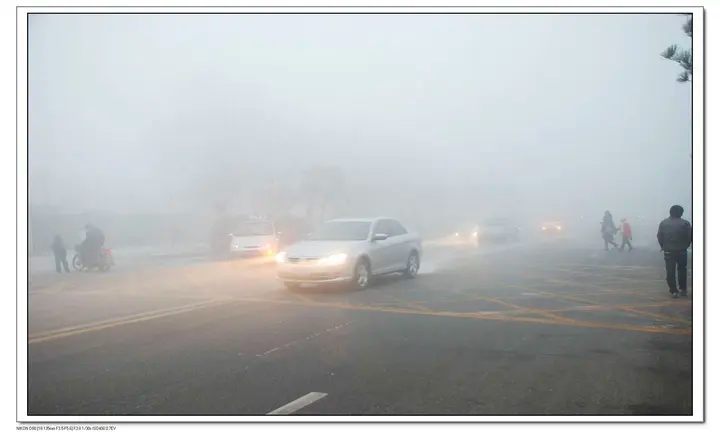
#> input picture studentNo_122106010768/fog.jpg, 720 x 435 px
$ jupyter execute OTSU_and_Iteration.ipynb
#> lines starting #> are read from the running program, lines starting #| are printed output that depends on the picture; after the words box and inside, x2 and y2 are one past the last pixel; in counts of white or black regions, pixels touching at a corner belong together
[cell 1]
#  姓名：王安文
#  学号：122106010768
#  作业名：阈值分割实验
#  课程：图像分析基础
#  作业实现内容：实现大律法OTSU和迭代法阈值分割
import numpy as np
import cv2 as cv
import matplotlib.pyplot as plt
import time
# OTSU算法的实现
def otsu(img_gray, GrayScale):
#> called with GrayScale = 256
    start_time =time.time()  # 记录开始时间
    height = img_gray.shape[0]
#> height = 435
    width = img_gray.shape[1]
#> width = 720
    result = np.zeros(img_gray.shape, np.uint8) # 存储阈值分割结果
    img_gray = np.array(img_gray).ravel().astype(np.uint8)
    u1=0.0#背景像素的平均灰度值
    u2=0.0#前景像素的平均灰度值
    th=0.0
    # 总的像素数目
    PixSum=img_gray.size
#> PixSum = 313200
    # 各个灰度值的像素数目
    PixCount=np.zeros(GrayScale)
    # 各灰度值所占总像素数的比例
    PixRate=np.zeros(GrayScale)
    # 统计各个灰度值的像素个数
    for i in range(PixSum):
        #  默认灰度图像的像素值范围为GrayScale
        Pixvalue=img_gray[i]
        PixCount[Pixvalue]=PixCount[Pixvalue]+1
#> this loop made 313200 passes
#> Pixvalue on passes 1 to 3: 254, 254, 254
#> after the loop, PixCount = 256 values, max 17266 at index 255, min 0 at index 0, mean 1223.4

    # 确定各个灰度值对应的像素点的个数在所有的像素点中的比例。
    for j in range(GrayScale):
        PixRate[j]=PixCount[j]*1.0/PixSum
#> after the loop, PixRate = 256 values, max 0.0551 at index 255, min 0 at index 0, mean 0.00391
    Max_var = 0
    # 确定最大类间方差对应的阈值
    for i in range(1,GrayScale):#从1开始是为了避免w1为0.
        u1_tem=0.0
        u2_tem=0.0
        #背景像素的比列
        w1=np.sum(PixRate[:i])
        #前景像素的比例
        w2=1.0-w1
        if w1==0 or w2==0:
            pass
        else:#背景像素的平均灰度值
            for m in range(i):
                u1_tem=u1_tem+PixRate[m]*m
            u1 = u1_tem * 1.0 / w1
             #前景像素的平均灰度值
            for n in range(i,GrayScale):
                u2_tem = u2_tem + PixRate[n]*n
            u2 = u2_tem / w2
            #G=w1*w2*(u1-u2)**2
            tem_var=w1*w2*np.power((u1-u2),2)
            #判断当前类间方差是否为最大值。
            if Max_var<tem_var:
                Max_var=tem_var#深拷贝，Max_var与tem_var占用不同的内存空间。
                th=i
#> this loop made 255 passes
#> (w1, w2, u1, u2, tem_var, Max_var) on passes 4, 5, 7, 11, 18, 19, 23, 24, 25, 26, 27, 28: (3.19e-06, 1, 3, 184.1, 0.105, 0.105), (6.39e-06, 1, 3.5, 184.1, 0.208, 0.208), (9.58e-06, 1, 4.33, 184.1, 0.309, 0.309), (1.28e-05, 1, 5.75, 184.1, 0.406, 0.406), (1.92e-05, 1, 9.5, 184.1, 0.584, 0.584), (2.55e-05, 1, 11.63, 184.1, 0.76, 0.76), (7.02e-05, 1, 18.23, 184.1, 1.93, 1.93), (8.3e-05, 1, 18.96, 184.1, 2.26, 2.26), (0.000121, 1, 20.55, 184.1, 3.24, 3.24), (0.000156, 1, 21.55, 184.1, 4.13, 4.13), (0.000176, 1, 22.04, 184.1, 4.61, 4.61), (0.000192, 1, 22.45, 184.1, 5, 5)
#> (w1, w2, u1, u2, tem_var) on passes 6, 8, 9, 10, 12, 13: (6.39e-06, 1, 3.5, 184.1, 0.208), (9.58e-06, 1, 4.33, 184.1, 0.309), (9.58e-06, 1, 4.33, 184.1, 0.309), (9.58e-06, 1, 4.33, 184.1, 0.309), (1.28e-05, 1, 5.75, 184.1, 0.406), (1.28e-05, 1, 5.75, 184.1, 0.406)
#> after the loop, Max_var = 2562.9; th = 165
    # 利用所求阈值对原灰度图进行分割
    for i in range(height):
        for j in range(width):
            if img_gray[width*i+j] > th:
                result[i, j] = 255
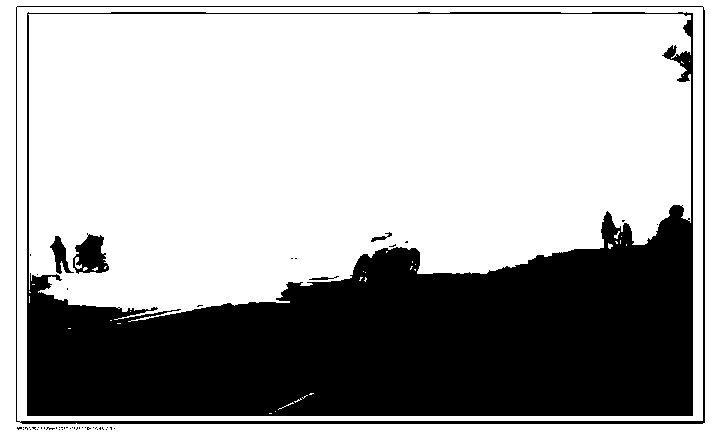
#> result: shape (435, 720); 67.5% white; 52 black regions (46 under 20 px), largest, box (x1, y1, x2, y2) and area: (27, 12, 693, 416) 96293, (16, 6, 705, 424) 3978, (73, 233, 109, 274) 921, (50, 236, 74, 274) 386, (371, 232, 392, 242) 69, (309, 276, 339, 280) 54
    end_time = time.time()  # 记录结束时间
    print("OTSU算法的阈值为："+str(th)+",算法耗时为："+str(end_time-start_time)+"秒")
#| OTSU算法的阈值为：165,算法耗时为：0.8370275497436523秒
    return result
# 迭代算法阈值分割的实现
def iteration(img_gray):

    start_time =time.time()  # 记录开始时间
    height = img_gray.shape[0]
#> height = 435
    width = img_gray.shape[1]
#> width = 720
    result = np.zeros(img_gray.shape, np.uint8) # 存储阈值分割结果
    T = img_gray.mean()# 取初始阈值为图像灰度的平均值
#> T = 184.1
    count = 0
    while True:
        # 分别计算阈值分割后两部门图像的平均灰度值
        # 两部分的平均灰度的平均值作为新的阈值t
        t0 = img_gray[img_gray<T].mean()
        t1 = img_gray[img_gray>=T].mean()
        t = (t0+t1)/2
        if abs(T-t)<1:  # 当两次全局阈值的差值小于1 结束迭代
            break
        T = t
        count += 1 # 统计迭代次数
#> this loop made 4 passes
#> (t0, t1, t, T) on passes 1 to 3: (118.7, 222.3, 170.5, 170.5), (113.3, 220.2, 166.7, 166.7), (111.5, 219.4, 165.4, 165.4)
#> (t0, t1, t) on pass 4: (111.1, 219.2, 165.2)
#> after the loop, count = 3
    T = int(T)
#> T = 165
    for i in range(height):
        for j in range(width):
            if img_gray[i, j]> T:
                result[i, j] = 255
    end_time = time.time()  # 记录结束时间
    print("迭代算法的阈值为："+str(T)+",算法耗时为："+str(end_time-start_time)+"秒,迭代次数为："+str(count))
#| 迭代算法的阈值为：165,算法耗时为：0.5143237113952637秒,迭代次数为：3
    return result

if __name__ == "__main__":
    img = cv.imread('fog.jpg', 0)
    img_OTSU = otsu(img,256)
    img_Iteration = iteration(img)
    # 展示图片效果
    plt.figure(figsize=(11, 11))
    plt.subplot(131), plt.imshow(img, cmap='gray')
    plt.title('original_img'), plt.axis('off')
    plt.subplot(132), plt.imshow(img_OTSU, cmap='gray')
    plt.title('OTSU_img'), plt.axis('off')
    plt.subplot(133), plt.imshow(img_Iteration, cmap='gray')
    plt.title('Iteration_img'), plt.axis('off')
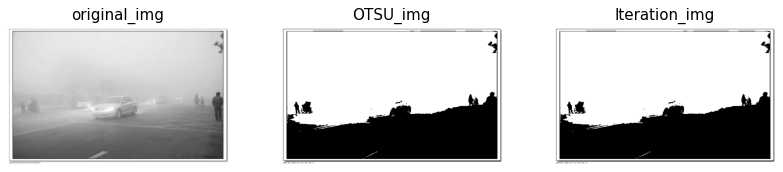
#> figure drawn by matplotlib, 3 panels

$ run again, with studentNo_122106010768/cat.jpg copied over studentNo_122106010768/fog.jpg
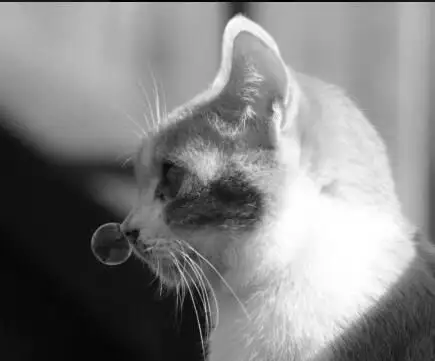
#> input picture studentNo_122106010768/cat.jpg, 435 x 361 px
#> the loop in otsu, `for i in range(PixSum):` made 157035 passes
#> Pixvalue on passes 1 to 3: 24, 24, 24
#> after the loop in otsu, `for i in range(PixSum):`: PixCount = 256 values, max 6527 at index 17, min 0 at index 4, mean 613.4
#> after the loop in otsu, `for j in range(GrayScale):`: PixRate = 256 values, max 0.0416 at index 17, min 0 at index 4, mean 0.00391
#> the loop in otsu, `for i in range(1,GrayScale):#从1开始是为了避免w1为0.` made 255 passes
#> (w1, w2, u1, u2, tem_var, Max_var) on passes 1, 2, 3, 4, 6, 7, 8, 9: (0.000267, 1, 0, 131.2, 4.6, 4.6), (0.000408, 1, 0.344, 131.2, 6.97, 6.97), (0.000554, 0.999, 0.782, 131.2, 9.42, 9.42), (0.000828, 0.999, 1.52, 131.2, 13.92, 13.92), (0.000968, 0.999, 2.02, 131.3, 16.15, 16.15), (0.00174, 0.998, 3.78, 131.4, 28.24, 28.24), (0.0092, 0.991, 6.39, 132.3, 144.4, 144.4), (0.0196, 0.98, 7.25, 133.6, 306.6, 306.6)
#> after the loop in otsu, `for i in range(1,GrayScale):#从1开始是为了避免w1为0.`: Max_var = 4385.5; th = 113
#> after the loop in otsu, `for i in range(height):`:
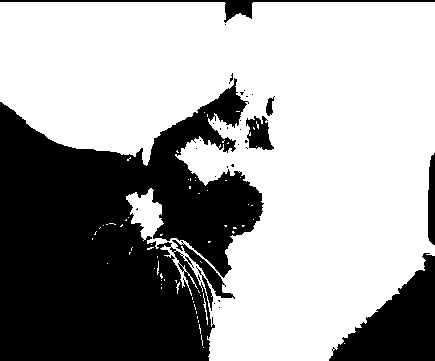
#> result: shape (361, 435); 63.2% white; 31 black regions (24 under 20 px), largest, box (x1, y1, x2, y2) and area: (0, 78, 264, 361) 48654, (329, 253, 435, 361) 5919, (0, 0, 435, 23) 1266
#| OTSU算法的阈值为：113,算法耗时为：0.8243682384490967秒
#> in iteration, `T = img_gray.mean()# 取初始阈值为图像灰度的平均值`: T = 131.1
#> the loop in iteration, `while True:` made 4 passes
#> (t0, t1, t, T) on passes 1 to 3: (53.01, 186.3, 119.7, 119.7), (47.02, 183.2, 115.1, 115.1), (45.38, 182.3, 113.8, 113.8)
#> after the loop in iteration, `while True:`: count = 3
#> in iteration, `T = int(T)`: T = 113
#| 迭代算法的阈值为：113,算法耗时为：0.48888278007507324秒,迭代次数为：3
#> `[cell 1] #  姓名：王安文 #  学号：122106010768 #  作业名：阈值分割实验 #  课程：图像分析基础 #  作业..`:
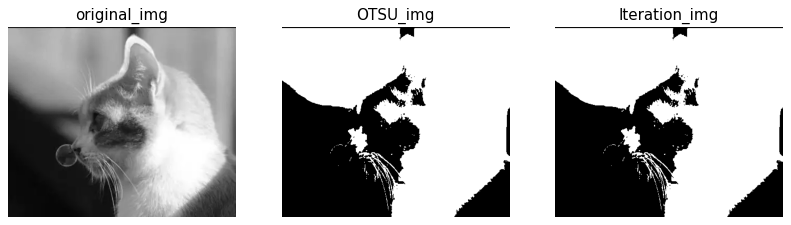
#> figure drawn by matplotlib, 3 panels

$ run again, with studentNo_122106010768/flower.jpg copied over studentNo_122106010768/fog.jpg
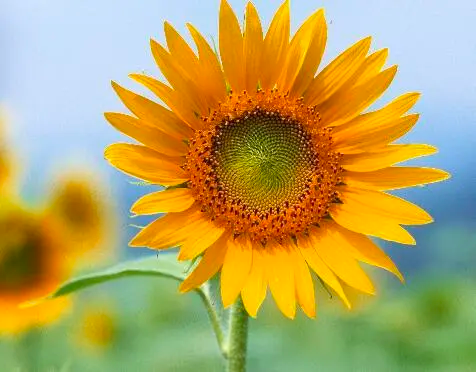
#> input picture studentNo_122106010768/flower.jpg, 476 x 372 px
#> the loop in otsu, `for i in range(PixSum):` made 177072 passes
#> Pixvalue on passes 1 to 3: 216, 216, 216
#> after the loop in otsu, `for i in range(PixSum):`: PixCount = 256 values, max 7831 at index 219, min 0 at index 0, mean 691.7
#> after the loop in otsu, `for j in range(GrayScale):`: PixRate = 256 values, max 0.0442 at index 219, min 0 at index 0, mean 0.00391
#> the loop in otsu, `for i in range(1,GrayScale):#从1开始是为了避免w1为0.` made 255 passes
#> (w1, w2, u1, u2, tem_var, Max_var) on passes 7, 12, 13, 14, 15, 16, 17, 18: (5.65e-06, 1, 6, 161.1, 0.136, 0.136), (3.39e-05, 1, 10.17, 161.1, 0.772, 0.772), (5.65e-05, 1, 10.9, 161.1, 1.27, 1.27), (9.04e-05, 1, 11.69, 161.1, 2.02, 2.02), (0.000136, 1, 12.46, 161.2, 3, 3), (0.000192, 1, 13.21, 161.2, 4.2, 4.2), (0.00022, 1, 13.56, 161.2, 4.8, 4.8), (0.000282, 1, 14.32, 161.2, 6.09, 6.09)
#> after the loop in otsu, `for i in range(1,GrayScale):#从1开始是为了避免w1为0.`: Max_var = 1187.6; th = 165
#> after the loop in otsu, `for i in range(height):`:
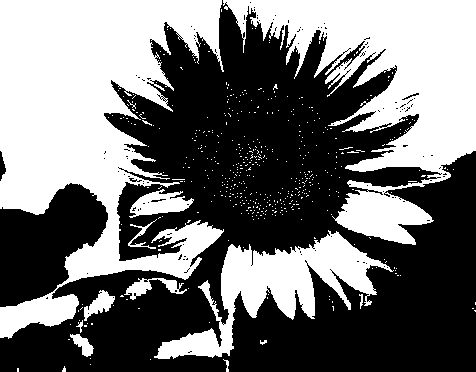
#> result: shape (372, 476); 44.3% white; 500 white regions (488 under 20 px), largest, box (x1, y1, x2, y2) and area: (0, 0, 224, 339) 38295, (223, 0, 476, 245) 26992, (154, 230, 394, 359) 9816
#| OTSU算法的阈值为：165,算法耗时为：0.4964561462402344秒
#> in iteration, `T = img_gray.mean()# 取初始阈值为图像灰度的平均值`: T = 161.1
#> the loop in iteration, `while True:` made 2 passes
#> (t0, t1, t, T) on pass 1: (128.2, 197.1, 162.7, 162.7)
#> after the loop in iteration, `while True:`: count = 1
#> in iteration, `T = int(T)`: T = 162
#| 迭代算法的阈值为：162,算法耗时为：0.29192566871643066秒,迭代次数为：1
#> `[cell 1] #  姓名：王安文 #  学号：122106010768 #  作业名：阈值分割实验 #  课程：图像分析基础 #  作业..`:
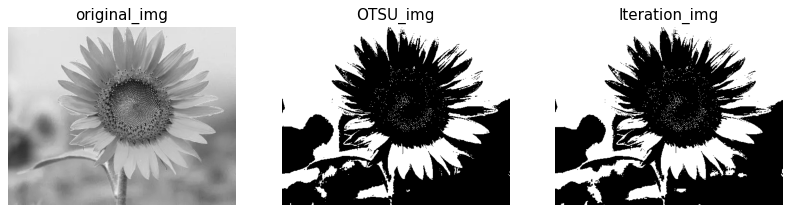
#> figure drawn by matplotlib, 3 panels
